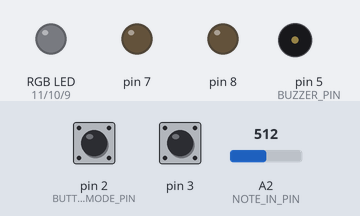
A sketch run on a simulated Arduino Uno, built with avr-gcc and run on an emulated ATmega328P. On the bench: an RGB LED mixed from three pins (HIGH = lit), output pins drawn as LEDs (lit = HIGH), buzzer (waves = sounding). The inputs (shaded band) are chosen by the test bench; at power-on: pin 2 (BUTTON_MODE_PIN) HIGH, A2 (NOTE_IN_PIN) = 512, pin 3 HIGH.

Above: at 1.2 s.
1.3 s: pin 2 (BUTTON_MODE_PIN) pulled LOW for 0.15 s
At 2.3 s:
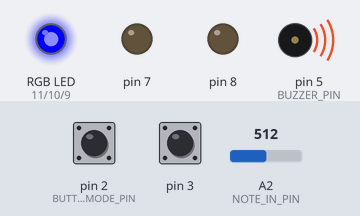
3.3 s: A2 (NOTE_IN_PIN) set to 6
At 3.8 s:
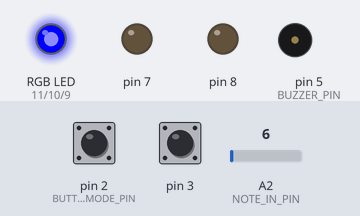
4.8 s: pin 2 (BUTTON_MODE_PIN) pulled LOW for 1 s
At 6.2 s:
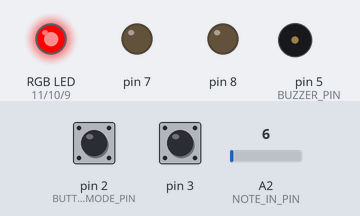
7.3 s: A2 (NOTE_IN_PIN) set to 26
At 7.7 s:
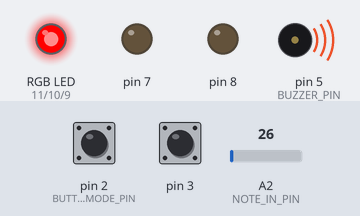
10.3 s: pin 2 (BUTTON_MODE_PIN) pulled LOW for 0.15 s
At 11.6 s:
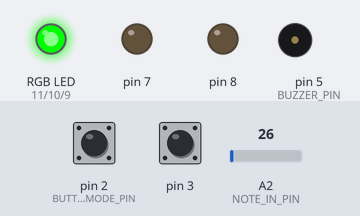
12.3 s: pin 2 (BUTTON_MODE_PIN) pulled LOW for 3.2 s
At 14.7 s:
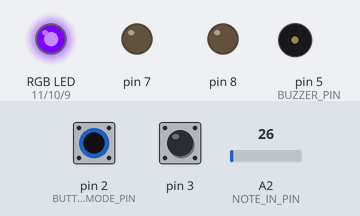
Timing chart, 0 to 16.2 s (numbered marks = the images above; inputs shaded):
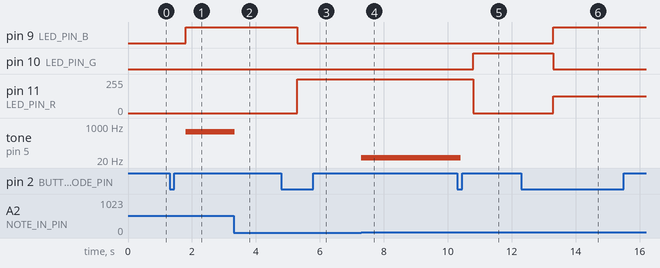

The sketch:

Kirkwood_Kathleen_etudeFour.ino
```cpp
/**********************ETUDE 4 CART 360 2017*******************************
   1/ As in Etude 3, in Etude 4 you will still Play & Record Notes and capture the associated Note Duration.
   Additionally, in the record() , Pauses between Notes are also captured - you need to implement.
   2/In Playback Mode, you will NOW have the option to Store the Pattern of Notes you just recorded by pressing the Store Button -
   3/ You will be able to store up to 16 Patterns (Hardcoded Limit).
   4/ Loop Mode has been Deprecated and has been replaced by the new Retrieve Mode ( retrieveMode() ).
   In Retrieve Mode, you will be able to Select a Stored Pattern and Retrieve it
   - the Stored Pattern Number will be displayed on the 7-Segment Display.
   To Play the Stored Pattern, you will Press the Store Button (Confirm Selection).
   The Potentiometer, Shift Register and 7-Segment Display work in concert to support your intention:
   In Retrieve Mode, the Potentiometer selects Pattern ID -> Sends Pattern ID to Shift Register -> Shift Register to 7-Segment Display.
*/
// my different library tabs
#include "Constants.h"
#include "InterruptHandler.h"
#include "ShiftRegister.h"
#include "TestPattern.h"
#include "Timer.h"

/******** VARIABLES *****************************************************/
// counter for how many notes we have
int countNotes = 0;
// array to hold the notes played (for record/play mode)
int notes [MAX_NOTES];
int mode = 0; //

/******** VARIABLES FOR ETUDE 3 *****************************************************/
// NEW FOR ETUDE 3: array to hold durations
// will be a parallel array to the notes array -
// meaning that at index 0 of notes[] is stored the 1st frequency, and at index 0 of
// the durations array  is stored the 1st duration for THAT note....

int durations [MAX_NOTES];
// added needs to calculate the time from one note pressed to the next
int durations_In_Between[MAX_NOTES];

// boolean to determine if a note button was being pressed:
boolean activeNoteButton = false;

// keep track of the active frequency
int activeFrequency = 0;

// var to hold the note pressed
int testNote;

// var to hold a reference to the timer object used for finding the note durations
// this one updates teh timer and starts it up
Timer t1;

// ** NEW :: this timer object YOU will need to use  for finding pauses BETWEEN notes
Timer t_between;

/**********************SETUP() DO NOT CHANGE*******************************/
// Declare pin mode for the single digital input
void setup()
{
  Serial.begin(9600);

  // INTERRUPT HANDLER
  setupInterruptHandler();

  // SHIFT REGISTER
  setupShiftRegister();
}

/**********************LOOP() *******************************
   INSTRUCTIONS:
   The loop establishes the flow of the program:
   If the mode Button has been pressed (modeChangeInterruptRequest boolean == true) then:
   1: chooseMode():  &&&
   2. YOU need to ensure that the  7-SEGMENT DISPLAY is off.
   Then  - regardless of if the button is pressed:
   3: setRGB(): will set the color of the RGB LED based on the value of the mode variable
   4: selectMode(): will determine which function to call based on the value of the mode variable

**************************************************************************/
void loop()
{
  //
  if (modeChangeInterruptRequest)
  {
    chooseMode();
    delay(DURATION * 2);

    modeChangeInterruptRequest = ISFALSE;
    /* TO DO ::: TURN OFF THE 7-SEGMENT DISPLAY */
  }
  setRGB();
  selectMode();
}

/******************CHOOSEMODE() -NOTHING TO CHANGE *********************************
   INSTRUCTIONS:
   Read the value from the Button (linked to the BUTTON_MODE_PIN) and
   if is being pressed then change the mode variable.
   REMEMBER:
   mode == 0 is reset
   mode == 1 is live
   mode == 2 is record
   mode == 3 is play
   mode == 4 is retrieve mode
   Every time the user presses the button, the program will go to the next mode,
   once it reaches 4, it should go back to mode == 0.
   (i.e. if mode ==2 and we press, then mode ==3) ...
**************************************************************************/
void chooseMode() {
  if (mode < 4) mode++;
  else mode = 0;
}


/**********************SELECTMODE() - NOTHING TO CHANGE *******************************
   INSTRUCTIONS:
   There is NO NEED to change this function - it selects WHICH function should run based on the mode variable
   There are 4 possibilities
   1: reset(): this function will reset any arrays etc, and will do nothing else
   2: live(): this function will play the corresponding notes
   to the user pressing the respective buttons.
   NOTE:: the notes played are NOT stored
   3: recordWithDuration(): this function will play the corresponding notes
   to the user pressing the respective buttons
   AND will STORE up to 16 consecutive notes in an array.
   4: playWithDuration(): this function will playback any notes stored in the array that were recorded
   in the previous mode AND allow the user to store the pattern.
   5: retrieve():

******************************************************************************/
void selectMode()
{
  if (mode == 0) {
    reset();
  }
  else if (mode == 1) {
    live();
  }
  else if (mode == 2) {
    recordWithDuration();
  }
  else if (mode == 3) {
    playWithDuration();
  }
  else if (mode == 4) {
    retreiveMode();
  }
}
/******************RESET() **************************************
   INSTRUCTIONS:
   this function should ensure that any notes recorded are no longer available
   ALSO: to IMPLEMENT: turn off the SEVEN SEGMENT DISPLAY
**************************************************************************/
void reset() {
  countNotes = 0;
  noTone(BUZZER_PIN);
  storeOnce = ISFALSE;
  /* TO DO:: TURN OFF THE 7-SEGMENT DISPLAY */

}

/******************LIVE()- NOTHING TO DO **************************************
   INSTRUCTIONS:
   this function will play the corresponding notes
   to the user pressing the respective buttons
   NOTE:: the notes played are NOT stored
   SO: you need read in the input from the analog input (linked to the button-resistor ladder combo)
   ALSO - get the value of the photo cell and combine it with the note frequency
   THEN - output the note to the buzzer using the tone() function, as 3rd argument
   make the duration value == to 100
**************************************************************************/
void live() {
  if (analogRead(NOTE_IN_PIN) > 8) {
    tone(BUZZER_PIN, analogRead(NOTE_IN_PIN), 100);
  }
  // make sure that in record mode we cannot save a pattern
  if (storePatternInterruptRequest == ISTRUE)
  {
    storePatternInterruptRequest = ISFALSE;
  }
}

/******************RECORDWITHDURATION(): IMPLEMENT NEW ETUDE 4 ************
   INSTRUCTIONS:
   YOU need to implement the new functionality for capturing the pauses between notes ...
   HINT: you will need to use the second timer and at some point call the  addToArrayInBetween() function which will
   update the necessary data structures.
   THERE IS NO INDICATION WHERE OR HOW YOU SHOULD DO THIS IN THIS FUNCTION

**************************************************************************/
void recordWithDuration()
{
  //adjusts what exactly?
  int theAdjuster = 8;
  // do I reset the testnotes? then once active I can implement the second timer until another note is pressed and then repeats.
  // check we have not stored more than 16 notes
  if (countNotes < MAX_NOTES) {
    // read in the value from button press
    testNote = analogRead(NOTE_IN_PIN);

    /*** STATE A::: *******************************************
        IF the testNote is > min AND the timer has not reached 5 secs:
        This means we are pressing on a note button
    */
    //max press is 5 sec, if note is less than adjuster and timepassed hasnt exceeded 5 secs then restart timer
    if (testNote > theAdjuster && (t1.getTimePassed() < MAX_PRESS_TIME)) {
      /*** STATE AA::: *******************************************
          IF the boolean is false it means we have just started to press the button
          YOU now need to implement the function below which will set up all things
          required to have a new timer
      */
      // this also repeats it
      if (activeNoteButton == ISFALSE) {

        t1.startUpTimer();
        activeNoteButton = ISTRUE;
      }
      /*** STATE AA::: *******************************************
           IF the boolean is true it means we are continuing to press the button
      */
      else {
        // update the timer (for durations)
        t1.updateTimer();
        activeFrequency = testNote;
        playCurrentNote();
      }
    }
    //implement the 2nd timer and the code
    //durations_In_Between[MAX_NOTES];

    /* what I want is something to measure the time passed in between the intervals,
        IF the boolean is true it means we have just stopped pressing the button so implement timer 2 make it count

// SO  if the note is less than
      if (testNote < theAdjuster && ( t_between.updateTimer() > MAX_PRESS_TIME )) {

        if (activeNoteButton == ISTRUE) {

          t_between.startUpTimer();
          activeNoteButton = ISFALSE;
        }

      else {
          // update the timer (for durations)
          t_between.getTimePassed();

          activeFrequency = testNote;
          playCurrentNote();
        }
      }
    */

    /*** STATE B::: *******************************************
       IF the testNote is > min AND the timer HAS reached 5 secs:
       then turn OFF the buzzer.
    */
    else if (testNote > theAdjuster && (t1.getTimePassed() > MAX_PRESS_TIME)) {

      noTone(BUZZER_PIN);
      // go to this function as well
        t_between.getTimePassed();
    }
    /*** STATE C::: *******************************************
       IF the testNote is < min AND the boolean is true
       this means we have STOPPED pressing the button, update the arrays
    */
    else if ((testNote <= theAdjuster && activeNoteButton == ISTRUE) ) {
      /*** FUNCTION TO IMPLEMENT ***/
      updateArraysWithNoteAndTimings();
    }
  }
  // make sure that in record mode we cannot save a pattern
  if (storePatternInterruptRequest == ISTRUE)
  {
    storePatternInterruptRequest = ISFALSE;
  }
}


/******************PLAYCURRENTNOTE(): *********************************
   INSTRUCTIONS:
   this function will play the current note being pressed in RecordDuration mode
**************************************************************************/
void playCurrentNote() {
  tone(BUZZER_PIN, activeFrequency, 100);

}
/******************UPDATEARRAYSWITHNOTEANDTIMINGS():SMALL CHANGE ************
   INSTRUCTIONS:
   this function handles the case where the note is no longer being pressed:
   you need to update the arrays
   reset the necessary booleans
   reset any counters
   //TO DO :: perhaps we want to start up our other timer ????
**************************************************************************/
void updateArraysWithNoteAndTimings() {
  notes[countNotes] = activeFrequency;
  durations[countNotes] = t1.getTimePassed();
  countNotes++;
  activeNoteButton = ISFALSE;
  t1.setTimePassed(0);

}
/******************addToArrayInBetween(): IMPLEMENT *********************************
   INSTRUCTIONS:
   this function will handle the case that adds the current pause into the necessary array
   You may also need to reset some variables....
  /*************************************************************************/
void addToArrayInBetween() {
  // IMPLEMENT
}

/******************PLAYWITHDURATION(): ADAPTED FOR ETUDE 4 *******************
   INSTRUCTIONS:
   this function goes through the notes array and play back the note and
   its corresponding duration value.
   TO IMPLEMENT:: add the ability to store the current sequence playing within the if statement
**************************************************************************/
void playWithDuration() {
  int i = 0;

  while (storePatternInterruptRequest == ISFALSE && modeChangeInterruptRequest == ISFALSE ) {
    if (countNotes > 0) {
      tone(BUZZER_PIN, notes[i], durations[i]);
      delay(durations[i]);
      // ensure that you have values in this array ...
      delay(durations_In_Between[i]);

      if (i < countNotes - 1) i++;
      else {
        i = 0;
        delay(DURATION);
      }
    }

  }

  if (countNotes > 0 && storePatternInterruptRequest == ISTRUE && storeOnce == ISFALSE)
  {
    // TODO:: add pattern to our list
    //HINT use the TestPattern files..... there is a specific function that one can do to do this...
    //keep
    storeOnce = ISTRUE;

    /* TO DO::: FLASH THE LED ON AND OFF for DURATION (once) */

  }
  delay(DURATION * 2);
  storePatternInterruptReset();
}
/******************HELPER STATE 0 - PARTIALLY IMPLEMENT *******************
      INSTRUCTIONS: while neither button is pressed then:
      1/ get pot value
      2/if we have do NOT have a valid index (i.e. we selected "3" but there are only 3 patterns not 4) then
      make sure the seven segment display blinks.
      3/ otherwise, make sure that the shift register sends the correct number to the seven segment display


**************************************************************************/
void selectThePatternWithPot_Stage_0_(int & shiftRef)
{
  while (storePatternInterruptRequest == ISFALSE && modeChangeInterruptRequest == ISFALSE) {
    //1::YOU NEED TO IMPLEMENT THIS FUNCTION IN SHIFTREGISTER.h
    shiftRef = getAnalog();

    if (isValidIndex(shiftRef) == ISFALSE) {
      //2:: IMPLEMENT (again you will use functions that you implemented in SHIFTREGISTER.h)
    }
    // is valid index
    else {
      //3::IMPLEMENT (again you will use functions that you implemented in SHIFTREGISTER.h)
    }
  }
}
/******************HELPER STATE 1 -PARTIALLY IMPLEMENT *********************************
      INSTRUCTIONS:
  While the modebutton is not pressed: if we have a valid index
  then:
  1/ use the TestPattern functions to retrieve the notes,
  durations and pauses for that pattern.
  2/  Then play the current pattern
**************************************************************************/
void retrieveThePatternAccordingToSelection_Stage_1(int & shiftRef)
{
  while (modeChangeInterruptRequest == ISFALSE) {
    if (isValidIndex(shiftRef) == ISTRUE) {
      //1: TO DO :::RETRIEVE THE NOTES, PAUSES AND DURATIONS
      //HINT::: you will need to return a reference from the appropriate testPattern function
      // the FIRST one is given to you - the others will follow the same idea
      const int * noteArray = retrievePatternNotes(shiftRef);
      // you do::
      // const int * durationsArray = ....
      // const int * pausesArray =  ...

      //2: TODO: play the current pattern:
      //HINT: getNumberNotesOfPattern(shiftRef) -> will give you the number of notes in the pattern
    }
  }
}
/******************RETRIEVEMODE(): IMPLEMENT *********************************
   INSTRUCTIONS:
   1/ while there are no patterns and the mode button is not pressed then blink the
   seven segment display for DURATION
   2/ otherwise select the pattern and prehaps retrieve it


**************************************************************************/
void retreiveMode()
{
  noTone(BUZZER_PIN);
  static int shift = -1;

  while (patternListIsEmpty() == ISTRUE && modeChangeInterruptRequest == ISFALSE) {
    //1:: Implement - again you will use the functions you implemented in shiftRegister.h
  }

  // not empty case::
  //(PLEASE IMPLMENT THIS FUNCTION)
  selectThePatternWithPot_Stage_0_(shift);
  // we will come here because the store button was pressed  -> so we go to next stage - (store that pattern)
  delay(DURATION * 2);
  storePatternInterruptReset();
  // store and play the pattern until the mode button is pressed (PLEASE IMPLMENT THIS FUNCTION)
  retrieveThePatternAccordingToSelection_Stage_1(shift);
}

/******************SETRGB() - NOTHING TO DO*********************************
   INSTRUCTIONS:
   Depending on the value of the mode variable:
   if the mode is 0 - RGB LED IS OFF
   if the mode is 1 - RGB LED IS BLUE
   if mode is 2 - RGB LED IS RED
   if mode is 3 - RGB LED IS GREEN
   if mode is 4 - RGB LED iS PURPLE
   YOU MUST USE A SWITCH CASE CONSTRUCT (NOT A SERIES OF IF / ELSE STATEMENTS
**************************************************************************/
void setRGB()
{
  switch (mode)
  {
    case 0:
      {
        analogWrite(LED_PIN_R, 0);   // Turn on the LED -R
        analogWrite(LED_PIN_G, 0);   // Turn on the LED -G
        analogWrite(LED_PIN_B, 0);   // Turn on the LED -B
        break;
      }
    case 1:
      {
        analogWrite(LED_PIN_R, 0);   // Turn on the LED -R
        analogWrite(LED_PIN_G, 0);   // Turn on the LED -G
        analogWrite(LED_PIN_B, 255);   // Turn on the LED -B
        break;
      }
    case 2:
      {
        analogWrite(LED_PIN_R, 255);   // Turn on the LED -R
        analogWrite(LED_PIN_G, 0);   // Turn on the LED -G
        analogWrite(LED_PIN_B, 0);   // Turn on the LED -B
        break;
      }
    case 3:
      {
        analogWrite(LED_PIN_R, 0);   // Turn on the LED -R
        analogWrite(LED_PIN_G, 255);   // Turn on the LED -G
        analogWrite(LED_PIN_B, 0);   // Turn on the LED -B
        break;
      }

    case 4:
      {
        analogWrite(LED_PIN_R, 125);   // Turn on the LED -R
        analogWrite(LED_PIN_G, 0);   // Turn on the LED -G
        analogWrite(LED_PIN_B, 255);   // Turn on the LED -B
        break;
      }
  }
}

/**************************************************************************
  Anwser the  questions IN THIS SPACE....
  1.Please explain in your own words,
  what and howaShift Register works -is this how
  it is usedthe context of this Etude?


  The shift register allows us to externally iterate through arrays of saved patterns in
  our case an array of notes with pauses.It is syncronous with our clock and allows
  the storage/ transmital of the equivalent of 8 bits of data(micro pulses)
  because it is synced with the clock, the two communicate in the following: the clock pin receives
  the micro pulses and the shift register
  stores these as bits of binary data in boolean type on or off depending on themicro pulse signals.
  Allows us to store things based on
  a clockwork or syncroninity. In this context as stated above, allows us to iterate through its
  stored bits (our saved patterns) useful because it works well with timed clocks.


  2.The outcome for this Etude allows the user in Mode 3
  to Store a Pattern and then in Mode 4 to select a Pattern
  by using the Potentiometer, then they click on the Store
  Button and that Pattern is Retrieved and Played. At this
  point, if the user wants to select another Stored Pattern
  they need to use the Mode Button to cycle through mode 1 -> mode 4
  in order to do so. Please explain how you would implement the functionality
  to allow the user to Select and Retrieve Patterns WITHIN the same Mode (without having to re-cycle through)

  Maybe we could add a 3rd button thats connected to a pin mode, which when pressed would
  We could try to attach it to the shift register so it can go back and forth? Make it into a potentiomometer...?
  decrement through that array of saved patterns? maybe have a true false statement to allow for a quick shift of back and forth iterating.(?)

  .3.In this Etude,we do not use the Photocell to modulate the Note
  Frequency while it is being pressed. Please explain briefly how one
  could STORE a modulated Note over time (i.e. how would one store the
  changes in frequency over a specific time interval)?NB:youneed not consider
  the specific code implementation provided for this Etude.

  would be possible if you had access to an analog pin but stored as rough averages inside the shift register.
  BBD something that allows for a more fluid communication


  4.Please provide 2 ideas
  (150words each) for how you would suggest to extend this instrument we have been
  developing throughout the semester.

  1. For the next project maybe we can create an installation out of the peices. By creating something larger, implementing
  this code into a piano so big that you can step on it. Have it installed somewhere where people can interract
  with it and can perform duets together. It could also take a collaborative approach where output from one
  user becomes input for the next. Like some sort of sound game or telephone effect.

  2. Maybe there could be a different approach to the sound and the appearance of the instrument itself.
  Maybe next time it can function only on photocells instead of buttons. It could in this way utilise different
  input methods or maybe make it make vibrations instead or make servos dance and jiggle.
  Could be different types of sensors that enable for a neat sound texture.
  Maybe something that can amplify the volume?


  /**************************************************************************/
```

Source omitted: Constants.h (1148 bytes), InterruptHandler.h (1182 bytes), TestPattern.cpp (1977 bytes), TestPattern.h (1260 bytes), Timer.cpp (977 bytes), Timer.h (983 bytes), ShiftRegister.h (1986 bytes)

Measured:
- after the input at 1.3 s, pin 9 (LED_PIN_B): LOW → HIGH after 0.50 s; tone on pin 5 (BUZZER_PIN): silent → 512 Hz after 0.50 s
- after the input at 3.3 s, tone on pin 5 (BUZZER_PIN): 512 Hz → silent at once
- after the input at 4.8 s, pin 9 (LED_PIN_B): HIGH → LOW after 0.50 s; pin 11 (LED_PIN_R): 0/255 → 255/255 after 0.50 s
- after the input at 7.3 s, tone on pin 5 (BUZZER_PIN): silent → 26 Hz at once
- after the input at 10.3 s, pin 10 (LED_PIN_G): LOW → HIGH after 0.50 s; pin 11 (LED_PIN_R): 255/255 → 0/255 after 0.50 s; tone on pin 5 (BUZZER_PIN): 26 Hz → silent after 0.10 s
- after the input at 12.3 s, pin 9 (LED_PIN_B): LOW → HIGH after 1.0 s; pin 10 (LED_PIN_G): HIGH → LOW after 1.0 s; pin 11 (LED_PIN_R): 0/255 → 125/255 after 1.0 s
